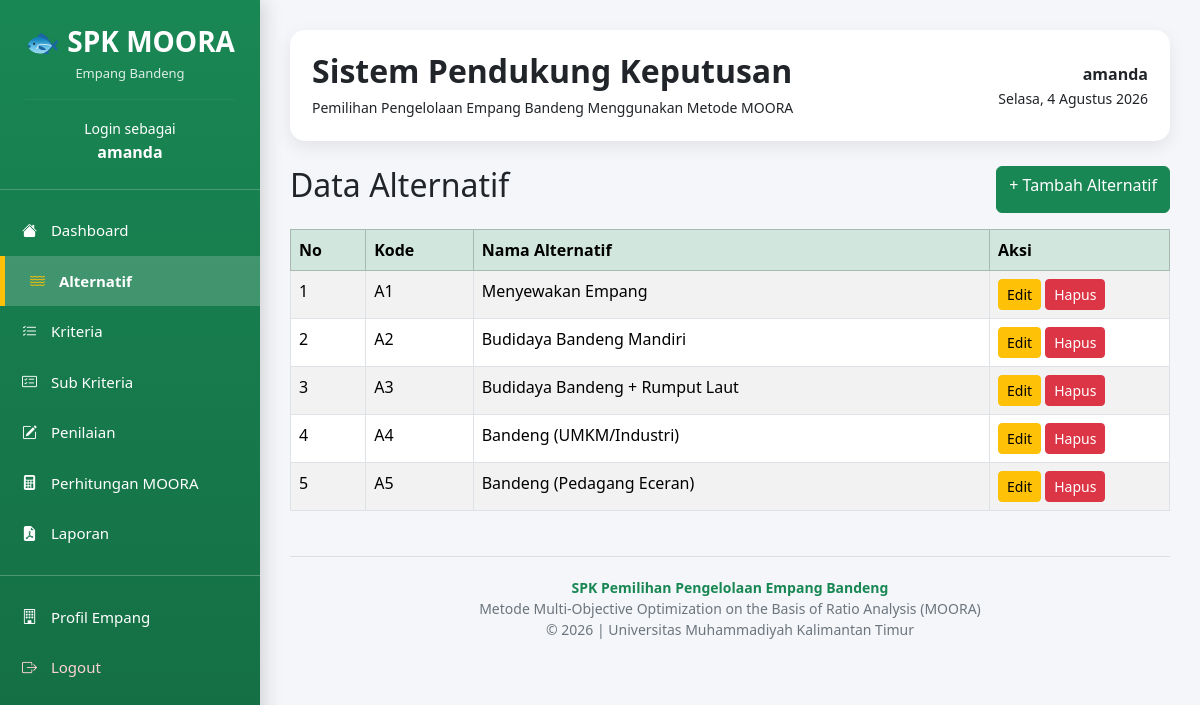
The app's page /alternatif/ (signed in) with its own data.
### alternatif/models.py (models this page shows, shortened)
class Alternatif(models.Model):
    kode = models.CharField(max_length=10)
    nama = models.CharField(max_length=255)

### alternatif/views.py (the view)
# urls.py: path("", views.index, name="alternatif"),
@login_required
def index(request):
    data = Alternatif.objects.all()
    context = {
        "data": data
    }
    return render(
        request,
        "alternatif/index.html",
        context
    )

### templates/alternatif/index.html
{% extends 'layouts/base.html' %} {% block content %}
<div class="d-flex justify-content-between mb-3">
  <h2>Data Alternatif</h2>
  <a href="/alternatif/tambah/" class="btn btn-success"> + Tambah Alternatif </a>
</div>
<table class="table table-bordered table-striped">
  <thead class="table-success">
    <tr>
      <th>No</th>
      <th>Kode</th>
      <th>Nama Alternatif</th>
      <th width="180">Aksi</th>
    </tr>
  </thead>
  <tbody>
    {% for item in data %}
    <tr>
      <td>{{forloop.counter}}</td>
      <td>{{item.kode}}</td>
      <td>{{item.nama}}</td>
      <td>
        <a href="{% url 'edit_alternatif' item.id %}" class="btn btn-warning btn-sm"> Edit </a>
        <a href="{% url 'hapus_alternatif' item.id %}" class="btn btn-danger btn-sm" onclick="return confirm('Yakin ingin menghapus data ini?');"> Hapus </a>
      </td>
    </tr>
    {% empty %}
    <tr>
      <td colspan="4" align="center">Belum ada data.</td>
    </tr>
    {% endfor %}
  </tbody>
</table>
{% endblock %}

### templates/layouts/base.html (shortened to what this page needs)
<!doctype html>
<html lang="id">
  <head>
    <link href="https://cdn.jsdelivr.net/npm/bootstrap@5.3.3/dist/css/bootstrap.min.css" rel="stylesheet" />
    <link rel="stylesheet" href="https://cdn.jsdelivr.net/npm/bootstrap-icons@1.11.3/font/bootstrap-icons.min.css" />
  </head>
  <body>
    <div class="sidebar">
      <div class="logo">
        <h3>🐟 SPK MOORA</h3>
        <p>Empang Bandeng</p>
        <hr />
        <small>Login sebagai</small>
        <br />
        <strong>{{ request.user.username }}</strong>
      </div>
      <div class="menu">
        <a href="/" class="{% if request.path == '/' %}active{% endif %}">
          <i class="bi bi-house-fill"></i>
          Dashboard
        </a>
        <a href="/alternatif/" class="{% if '/alternatif/' in request.path %}active{% endif %}">
          <i class="bi bi-water"></i>
          Alternatif
        </a>
        <a href="/kriteria/" class="{% if '/kriteria/' in request.path %}active{% endif %}">
          <i class="bi bi-list-check"></i>
          Kriteria
        </a>
        <a href="/subkriteria/" class="{% if '/subkriteria/' in request.path %}active{% endif %}">
          <i class="bi bi-card-checklist"></i>
          Sub Kriteria
        </a>
        <a href="/penilaian/" class="{% if '/penilaian/' in request.path %}active{% endif %}">
          <i class="bi bi-pencil-square"></i>
          Penilaian
        </a>
        <a href="/moora/" class="{% if '/moora/' in request.path %}active{% endif %}">
          <i class="bi bi-calculator-fill"></i>
          Perhitungan MOORA
        </a>
        <a href="/laporan/" class="{% if '/laporan/' in request.path %}active{% endif %}">
          <i class="bi bi-file-earmark-pdf-fill"></i>
          Laporan
        </a>
        <hr class="text-white" />
        <a href="/profil/" class="{% if '/profil/' in request.path %}active{% endif %}">
          <i class="bi bi-building"></i>
          Profil Empang
        </a>
        <a href="{% url 'logout' %}" class="logout">
          <i class="bi bi-box-arrow-right"></i>
          Logout
        </a>
      </div>
    </div>
    <div class="content">
      <div class="topbar d-flex justify-content-between align-items-center">
        <div>
          <h2>Sistem Pendukung Keputusan</h2>
          <small> Pemilihan Pengelolaan Empang Bandeng Menggunakan Metode MOORA </small>
        </div>
        <div class="text-end">
          <strong>{{ request.user.username }}</strong>
          <br />
          <small id="tanggal"></small>
        </div>
      </div>
      {% block content %} {% endblock %}
      <footer>
        <strong>SPK Pemilihan Pengelolaan Empang Bandeng</strong>
        <br />
        Metode Multi-Objective Optimization on the Basis of Ratio Analysis (MOORA)
        <br />
        © 2026 | Universitas Muhammadiyah Kalimantan Timur
      </footer>
    </div>
  </body>
</html>

### templates/layouts/base.html (style rules this page uses)
* { font-family: "Segoe UI", sans-serif; }
body { background: #f4f6f9; }
.sidebar { position: fixed; top: 0; left: 0; width: 260px; height: 100vh; overflow-y: auto; background: linear-gradient(180deg, #198754, #146c43); color: white; box-shadow: 4px 0 18px rgba(0, 0, 0, 0.15); z-index: 999; }
.logo { text-align: center; padding: 25px; border-bottom: 1px solid rgba(255, 255, 255, 0.2); }
.logo h3 { font-weight: bold; margin-bottom: 5px; }
.logo p { margin: 0; opacity: 0.85; font-size: 13px; }
.logo hr { border-color: rgba(255, 255, 255, 0.2); }
.menu { margin-top: 15px; }
.menu a { display: block; color: white; text-decoration: none; padding: 14px 22px; transition: 0.25s; font-size: 15px; }
.menu a.active { background: rgba(255, 255, 255, 0.18); border-left: 5px solid #ffc107; padding-left: 25px; font-weight: 600; }
.menu a.active i { color: #ffc107; }
.menu a.logout { color: #ffd3d3; }
.menu i { margin-right: 10px; }
.content { margin-left: 260px; padding: 30px; min-height: 100vh; }
.topbar { background: white; border-radius: 15px; padding: 22px; box-shadow: 0 6px 18px rgba(0, 0, 0, 0.08); margin-bottom: 25px; }
.topbar h2 { font-weight: 700; margin-bottom: 5px; }
.table { background: white; }
footer { margin-top: 45px; padding: 20px; text-align: center; color: #6c757d; border-top: 1px solid #ddd; font-size: 14px; }
footer strong { color: #198754; }

### records on screen
Alternatif: kode "A1", nama "Menyewakan Empang"
Alternatif: kode "A2", nama "Budidaya Bandeng Mandiri"
Alternatif: kode "A3", nama "Budidaya Bandeng + Rumput Laut"
Alternatif: kode "A4", nama "Bandeng (UMKM/Industri)"
Alternatif: kode "A5", nama "Bandeng (Pedagang Eceran)"

### other values on screen
{{ request.user.username }} "amanda"
